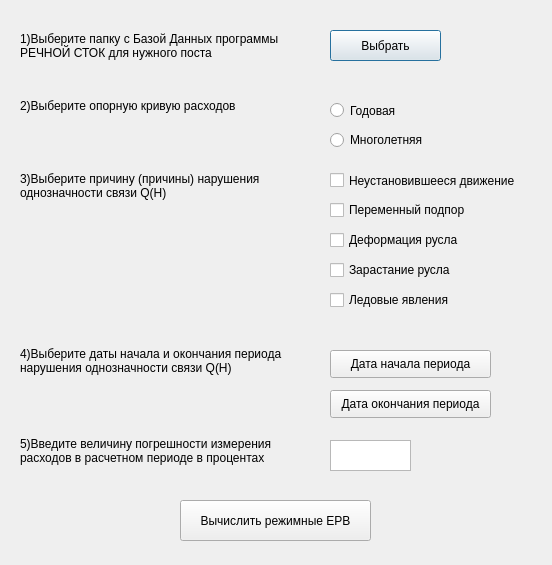
<?xml version="1.0" encoding="UTF-8"?>
<ui version="4.0">
 <class>Regim</class>
 <widget class="QDialog" name="Regim">
  <property name="enabled">
   <bool>true</bool>
  </property>
  <property name="geometry">
   <rect>
    <x>0</x>
    <y>0</y>
    <width>552</width>
    <height>565</height>
   </rect>
  </property>
  <property name="windowTitle">
   <string>Dialog</string>
  </property>
  <widget class="QPushButton" name="pushButton">
   <property name="geometry">
    <rect>
     <x>330</x>
     <y>30</y>
     <width>111</width>
     <height>31</height>
    </rect>
   </property>
   <property name="text">
    <string>Выбрать</string>
   </property>
  </widget>
  <widget class="QLabel" name="label">
   <property name="geometry">
    <rect>
     <x>20</x>
     <y>10</y>
     <width>281</width>
     <height>71</height>
    </rect>
   </property>
   <property name="autoFillBackground">
    <bool>false</bool>
   </property>
   <property name="text">
    <string>1)Выберите папку с Базой Данных программы РЕЧНОЙ СТОК для нужного поста</string>
   </property>
   <property name="wordWrap">
    <bool>true</bool>
   </property>
   <property name="margin">
    <number>-1</number>
   </property>
   <property name="openExternalLinks">
    <bool>false</bool>
   </property>
  </widget>
  <widget class="QLabel" name="label_2">
   <property name="geometry">
    <rect>
     <x>20</x>
     <y>80</y>
     <width>271</width>
     <height>51</height>
    </rect>
   </property>
   <property name="text">
    <string>2)Выберите опорную кривую расходов</string>
   </property>
  </widget>
  <widget class="QLabel" name="label_3">
   <property name="geometry">
    <rect>
     <x>20</x>
     <y>160</y>
     <width>271</width>
     <height>51</height>
    </rect>
   </property>
   <property name="text">
    <string>3)Выберите причину (причины) нарушения однозначности связи Q(H)</string>
   </property>
   <property name="wordWrap">
    <bool>true</bool>
   </property>
  </widget>
  <widget class="QLabel" name="label_4">
   <property name="geometry">
    <rect>
     <x>20</x>
     <y>330</y>
     <width>291</width>
     <height>61</height>
    </rect>
   </property>
   <property name="text">
    <string>4)Выберите даты начала и окончания периода нарушения однозначности связи Q(H)</string>
   </property>
   <property name="wordWrap">
    <bool>true</bool>
   </property>
  </widget>
  <widget class="QLabel" name="label_5">
   <property name="geometry">
    <rect>
     <x>20</x>
     <y>410</y>
     <width>291</width>
     <height>81</height>
    </rect>
   </property>
   <property name="text">
    <string>5)Введите величину погрешности измерения расходов в расчетном периоде в процентах</string>
   </property>
   <property name="wordWrap">
    <bool>true</bool>
   </property>
  </widget>
  <widget class="QRadioButton" name="radioButton">
   <property name="geometry">
    <rect>
     <x>330</x>
     <y>100</y>
     <width>101</width>
     <height>21</height>
    </rect>
   </property>
   <property name="text">
    <string>Годовая</string>
   </property>
  </widget>
  <widget class="QRadioButton" name="radioButton_2">
   <property name="geometry">
    <rect>
     <x>330</x>
     <y>130</y>
     <width>111</width>
     <height>20</height>
    </rect>
   </property>
   <property name="text">
    <string>Многолетняя</string>
   </property>
  </widget>
  <widget class="QCheckBox" name="checkBox">
   <property name="geometry">
    <rect>
     <x>330</x>
     <y>170</y>
     <width>201</width>
     <height>21</height>
    </rect>
   </property>
   <property name="text">
    <string>Неустановившееся движение</string>
   </property>
  </widget>
  <widget class="QCheckBox" name="checkBox_2">
   <property name="geometry">
    <rect>
     <x>330</x>
     <y>200</y>
     <width>151</width>
     <height>20</height>
    </rect>
   </property>
   <property name="text">
    <string>Переменный подпор</string>
   </property>
  </widget>
  <widget class="QCheckBox" name="checkBox_3">
   <property name="geometry">
    <rect>
     <x>330</x>
     <y>230</y>
     <width>151</width>
     <height>20</height>
    </rect>
   </property>
   <property name="text">
    <string>Деформация русла</string>
   </property>
  </widget>
  <widget class="QCheckBox" name="checkBox_4">
   <property name="geometry">
    <rect>
     <x>330</x>
     <y>260</y>
     <width>131</width>
     <height>20</height>
    </rect>
   </property>
   <property name="text">
    <string>Зарастание русла</string>
   </property>
  </widget>
  <widget class="QCheckBox" name="checkBox_5">
   <property name="geometry">
    <rect>
     <x>330</x>
     <y>290</y>
     <width>141</width>
     <height>20</height>
    </rect>
   </property>
   <property name="text">
    <string>Ледовые явления</string>
   </property>
  </widget>
  <widget class="QPushButton" name="pushButton_2">
   <property name="geometry">
    <rect>
     <x>330</x>
     <y>350</y>
     <width>161</width>
     <height>28</height>
    </rect>
   </property>
   <property name="text">
    <string>Дата начала периода</string>
   </property>
  </widget>
  <widget class="QPushButton" name="pushButton_3">
   <property name="geometry">
    <rect>
     <x>330</x>
     <y>390</y>
     <width>161</width>
     <height>28</height>
    </rect>
   </property>
   <property name="text">
    <string>Дата окончания периода</string>
   </property>
  </widget>
  <widget class="QPushButton" name="pushButton_4">
   <property name="geometry">
    <rect>
     <x>180</x>
     <y>500</y>
     <width>191</width>
     <height>41</height>
    </rect>
   </property>
   <property name="text">
    <string>Вычислить режимные ЕРВ</string>
   </property>
  </widget>
  <widget class="QListWidget" name="listWidget">
   <property name="geometry">
    <rect>
     <x>330</x>
     <y>440</y>
     <width>81</width>
     <height>31</height>
    </rect>
   </property>
  </widget>
 </widget>
 <resources/>
 <connections/>
</ui>
